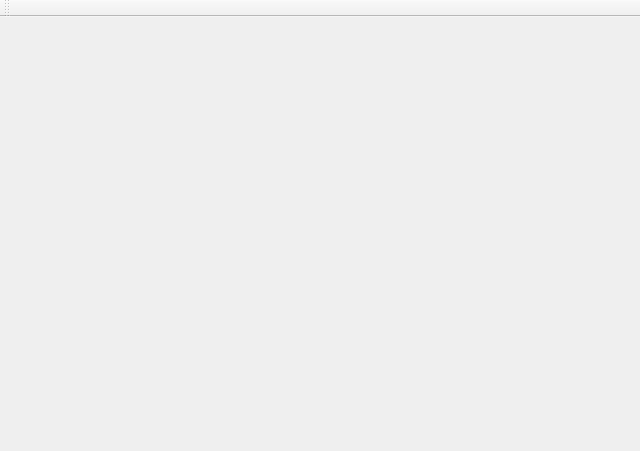
<?xml version="1.0" encoding="UTF-8"?>
<ui version="4.0">
 <class>MainWindow</class>
 <widget class="QMainWindow" name="MainWindow">
  <property name="geometry">
   <rect>
    <x>0</x>
    <y>0</y>
    <width>640</width>
    <height>451</height>
   </rect>
  </property>
  <property name="windowTitle">
   <string>MainWindow</string>
  </property>
  <widget class="QWidget" name="centralWidget"/>
  <widget class="QMenuBar" name="menuBar">
   <property name="geometry">
    <rect>
     <x>0</x>
     <y>0</y>
     <width>640</width>
     <height>25</height>
    </rect>
   </property>
  </widget>
  <widget class="QToolBar" name="mainToolBar">
   <attribute name="toolBarArea">
    <enum>TopToolBarArea</enum>
   </attribute>
   <attribute name="toolBarBreak">
    <bool>false</bool>
   </attribute>
  </widget>
  <action name="actionOpen">
   <property name="text">
    <string>Open</string>
   </property>
  </action>
  <action name="actionSave">
   <property name="text">
    <string>Save</string>
   </property>
  </action>
  <action name="actionExport_to_xml">
   <property name="text">
    <string>Export to xml</string>
   </property>
  </action>
  <action name="actionExit">
   <property name="text">
    <string>Exit</string>
   </property>
  </action>
 </widget>
 <layoutdefault spacing="6" margin="11"/>
 <resources/>
 <connections/>
</ui>
